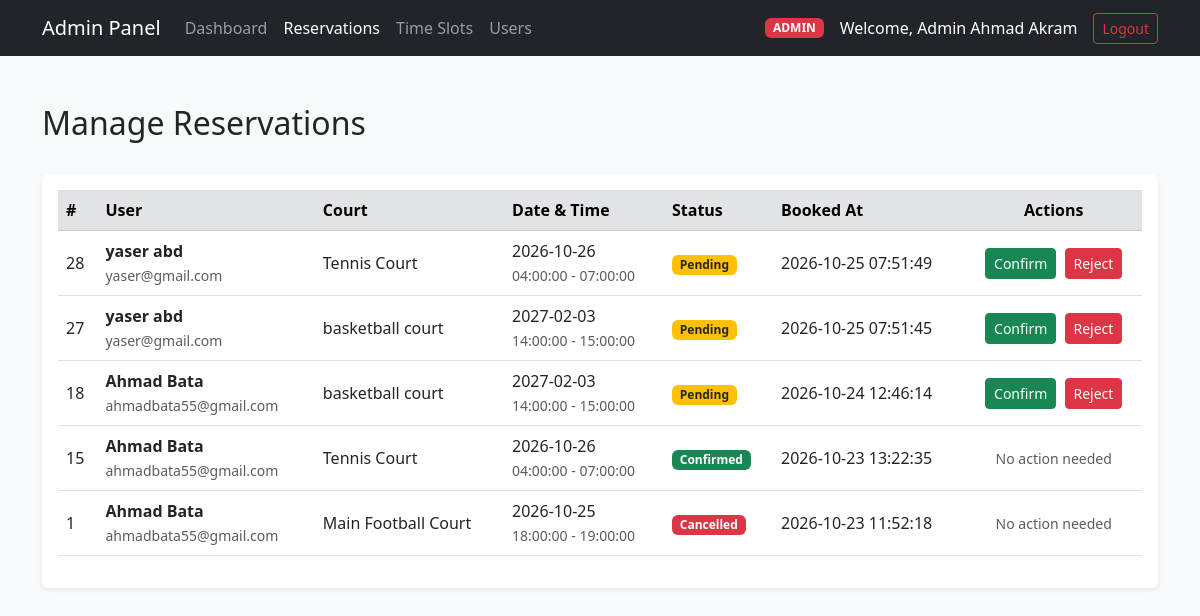
/admin/reservations.php (signed in), run on the app's committed database.
### tables this page shows
CREATE TABLE `reservations` (
  `id` int(11) NOT NULL,
  `user_id` int(11) NOT NULL,
  `slot_id` int(11) NOT NULL,
  `note` text DEFAULT NULL,
  `status` enum('pending','confirmed','rejected','cancelled') DEFAULT 'pending',
  `created_at` timestamp NOT NULL DEFAULT current_timestamp()
);

CREATE TABLE `users` (
  `id` int(11) NOT NULL,
  `name` varchar(100) NOT NULL,
  `email` varchar(150) NOT NULL,
  `password` varchar(255) NOT NULL,
  `role` enum('user','admin') DEFAULT 'user',
  `status` enum('active','deactivated') DEFAULT 'active',
  `created_at` timestamp NOT NULL DEFAULT current_timestamp()
);

CREATE TABLE `time_slots` (
  `id` int(11) NOT NULL,
  `court_name` varchar(100) NOT NULL,
  `date` date NOT NULL,
  `start_time` time NOT NULL,
  `end_time` time NOT NULL,
  `capacity` int(11) NOT NULL DEFAULT 1,
  `created_at` timestamp NOT NULL DEFAULT current_timestamp()
);

### admin/reservations.php (the view, shortened to what this page needs)
<?php
require_once('../config.php');
$stmt = $pdo->prepare('SELECT reservations.id as reservation_id, reservations.status, reservations.created_at, users.email, users.name,time_slots.court_name, time_slots.date, time_slots.start_time, time_slots.end_time from reservations inner join users on reservations.user_id = users.id inner join time_slots on reservations.slot_id = time_slots.id ORDER BY reservations.id DESC');
$stmt->execute();
$result = $stmt->fetchAll(PDO::FETCH_ASSOC);
?>
<!DOCTYPE html>
<html lang="en">
<head>
    <link href="https://cdn.jsdelivr.net/npm/bootstrap@5.3.0/dist/css/bootstrap.min.css" rel="stylesheet">
</head>
<body class="bg-light">
        <nav class="navbar navbar-expand-lg navbar-dark bg-dark">
        <div class="container">
            <a class="navbar-brand" href="dashboard.php">Admin Panel</a>
            <div class="navbar-nav me-auto">
                <a class="nav-link" href="dashboard.php">Dashboard</a>
                <a class="nav-link active" href="reservations.php">Reservations</a>
                <a class="nav-link " href="slots.php">Time Slots</a>
                <a class="nav-link " href="users.php">Users</a>
            </div>
            <div class="d-flex align-items-center text-white">
                <span class="badge bg-danger me-3">ADMIN</span>
                <span class="me-3">Welcome, Admin <?= $_SESSION["name"] ?></span>
                <a href="../logout.php" class="btn btn-outline-danger btn-sm">Logout</a>
            </div>
        </div>
    </nav>
    <div class="container my-5">
        <div class="d-flex justify-content-between align-items-center mb-4">
            <h2>Manage Reservations</h2>
        </div>
        <div class="table-responsive bg-white p-3 shadow-sm rounded">
            <table class="table table-hover align-middle">
                <thead class="table-secondary">
                    <tr>
                        <th>#</th>
                        <th>User</th>
                        <th>Court</th>
                        <th>Date & Time</th>
                        <th>Status</th>
                        <th>Booked At</th>
                        <th class="text-center">Actions</th>
                    </tr>
                </thead>
                <tbody>
                    <?php if (!empty($result)): ?>
                        <?php foreach ($result as $row): ?>
                            <tr>
                                <td><?= htmlspecialchars($row['reservation_id']) ?></td>
                                <td>
                                    <strong><?= htmlspecialchars($row['name']) ?></strong><br>
                                    <small class="text-muted"><?= htmlspecialchars($row['email']) ?></small>
                                </td>
                                <td><?= htmlspecialchars($row['court_name']) ?></td>
                                <td>
                                    <?= htmlspecialchars($row['date']) ?><br>
                                    <small class="text-muted"><?= htmlspecialchars($row['start_time']) ?> - <?= htmlspecialchars($row['end_time']) ?></small>
                                </td>
                                <td>
                                    <?php if ($row['status'] === 'pending'): ?>
                                        <span class="badge bg-warning text-dark">Pending</span>
                                    <?php elseif ($row['status'] === 'confirmed'): ?>
                                        <span class="badge bg-success">Confirmed</span>
                                    <?php else: ?>
                                        <span class="badge bg-danger">Cancelled</span>
                                    <?php endif; ?>
                                </td>
                                <td><?= htmlspecialchars($row['created_at']) ?></td>
                                <td class="text-center">
                                    <?php if ($row['status'] === 'pending'): ?>
                                        <a href="update_status.php?id=<?= $row['reservation_id'] ?>&status=confirmed"
                                           class="btn btn-sm btn-success me-1">Confirm</a>
                                        <a href="update_status.php?id=<?= $row['reservation_id'] ?>&status=cancelled"
                                           class="btn btn-sm btn-danger"
                                           onclick="return confirm('Are you sure you want to reject this booking?')">Reject</a>
                                    <?php else: ?>
                                        <span class="text-muted small">No action needed</span>
                                    <?php endif; ?>
                                </td>
                            </tr>
                        <?php endforeach; ?>
                    <?php else: ?>
                        <tr>
                            <td colspan="7" class="text-center text-muted">No reservations found.</td>
                        </tr>
                    <?php endif; ?>
                </tbody>
            </table>
        </div>
    </div>
</body>
</html>

### data on the page
reservations: id "28", user.name "yaser abd", user.email "yaser@gmail.com", slot.court_name "Tennis Court", slot.date "2026-10-26", slot.start_time "04:00:00", slot.end_time "07:00:00", status "Pending", created_at "2026-10-25 07:51:49"
reservations: id "27", user.name "yaser abd", user.email "yaser@gmail.com", slot.court_name "basketball court", slot.date "2027-02-03", slot.start_time "14:00:00", slot.end_time "15:00:00", status "Pending", created_at "2026-10-25 07:51:45"
reservations: id "18", user.name "Ahmad Bata", user.email "ahmadbata55@gmail.com", slot.court_name "basketball court", slot.date "2027-02-03", slot.start_time "14:00:00", slot.end_time "15:00:00", status "Pending", created_at "2026-10-24 12:46:14"
reservations: id "15", user.name "Ahmad Bata", user.email "ahmadbata55@gmail.com", slot.court_name "Tennis Court", slot.date "2026-10-26", slot.start_time "04:00:00", slot.end_time "07:00:00", status "Confirmed", created_at "2026-10-23 13:22:35"
reservations: id "1", user.name "Ahmad Bata", user.email "ahmadbata55@gmail.com", slot.court_name "Main Football Court", slot.date "2026-10-25", slot.start_time "18:00:00", slot.end_time "19:00:00", status "Cancelled", created_at "2026-10-23 11:52:18"

### other printed values
$_SESSION["name"] "Ahmad Akram"
